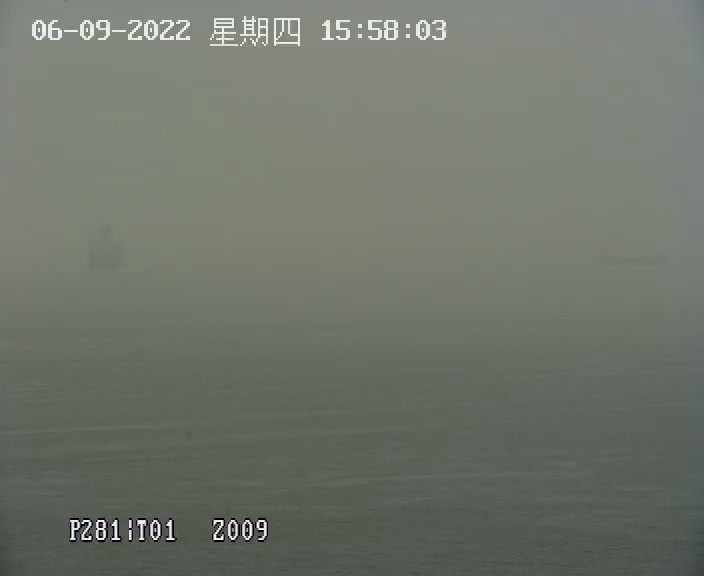
#> input picture paper_test/image/ 9.jpg, 704 x 576 px
$ python gaussian.py
#> lines starting #> are read from the running program, lines starting #| are printed output that depends on the picture
#> further down, img is the input picture: shape (576, 704, 3); mean B, G, R 107.6, 117.1, 111.6
import glob

import cv2
import matplotlib.pyplot as plt
import time
import torch
from skimage.filters import gaussian
from skimage import img_as_float,img_as_ubyte
from PIL import Image
import numpy
images = glob.glob('./images3/*.jpg')#读取所有jpg文件
# opencv转skimage
# img = cv2.cvtColor(img, cv2.COLOR_BGR2RGB)
# #skimage转opencv
# result3 = img_as_ubyte(result3)
# result3 = cv2.cvtColor(result3, cv2.COLOR_BGR2RGB)
from skimage import io
# >pip install scikit-image -i https://pypi.tuna.tsinghua.edu.cn/simple

# 叠加
def Overlay(img_1, img_2):
    mask = img_2 < 0.5
    img = 2 * img_1 * img_2 * mask + (1 - mask) * (1 - 2 * (1 - img_1) * (1 - img_2))

    return img


def time_sync():
    # PyTorch-accurate time
    if torch.cuda.is_available():
        torch.cuda.synchronize()
    return time.time()


# 限制对比度自适应直方图均衡化CLAHE
def clahe(image):
  b, g, r = cv2.split(image)
  clahe = cv2.createCLAHE(clipLimit=2.0, tileGridSize=(8, 8))
  b = clahe.apply(b)
  g = clahe.apply(g)
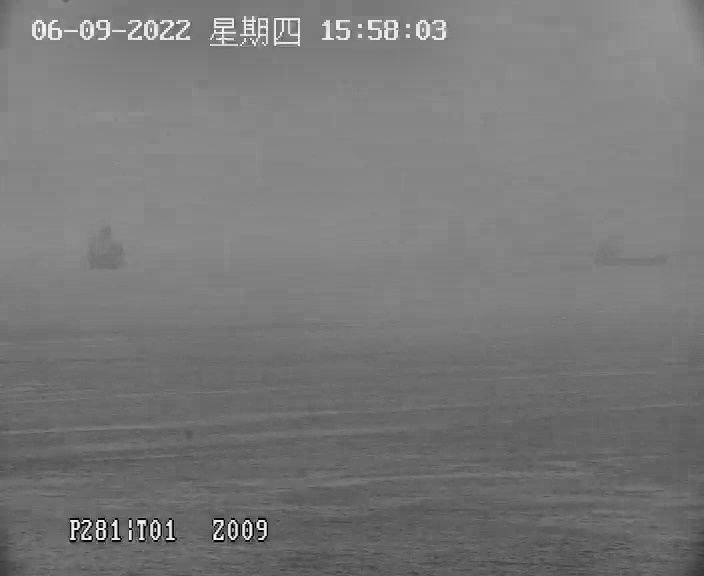
#> g: shape (576, 704); min 2, max 255, mean 120.5
  r = clahe.apply(r)
  image_clahe = cv2.merge([b, g, r])
  return image_clahe
def high_pass(image,number):
    img = cv2.imread(image)
    # opencv转skimage
    img = cv2.cvtColor(img, cv2.COLOR_BGR2RGB)
    img = img * 1.0
    gauss_out = gaussian(img, sigma=60)
    img_out = img - gauss_out + 127.0
    img_out = img_out / 255.0
    result=img / 255.0
    while number:
        result = Overlay(img_out, result)
        number=number-1
    return result

if __name__ == '__main__':
    #
    # img=cv2.imread('img.png')
    #
    # gaussian=cv2.GaussianBlur(img, (5, 5), 0)  # 5x5
    # gaussian=img-gaussian
    # gaussian=(gaussian+127)
    # # gaussian = cv2.addWeighted(gaussian, 0.1, img, 0.9, 0)
    # # cv2.imshow("o",img)
    # # cv2.imshow("gaussian",gaussian)
    # #
    # # cv2.waitKey(0)

    file_name = 'image/ 9.jpg'

    # img = io.imread(file_name)
    img = cv2.imread(file_name)
    # opencv转skimage
    img = cv2.cvtColor(img, cv2.COLOR_BGR2RGB)
    image_clahe = clahe(img)

    img = img * 1.0

    gauss_out = gaussian(img, sigma=60)
    # gauss_out = cv2.GaussianBlur(img, sigmaX=50,sigmaY=50,ksize=(3,3))
    img_out = img - gauss_out + 127.0
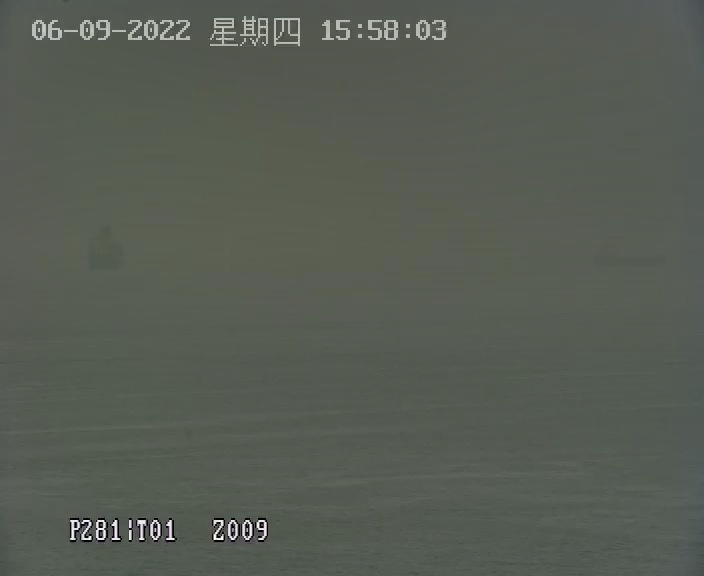
#> img_out: shape (576, 704, 3) float64; mean R, G, B 129.5, 134.9, 125.4; drawn with min black and max white

    img_out = img_out / 255.0

    # [11 lines of commented-out code are left out]
    result = Overlay(img_out, img / 255.0)
#> in Overlay, `mask = img_2 < 0.5`:
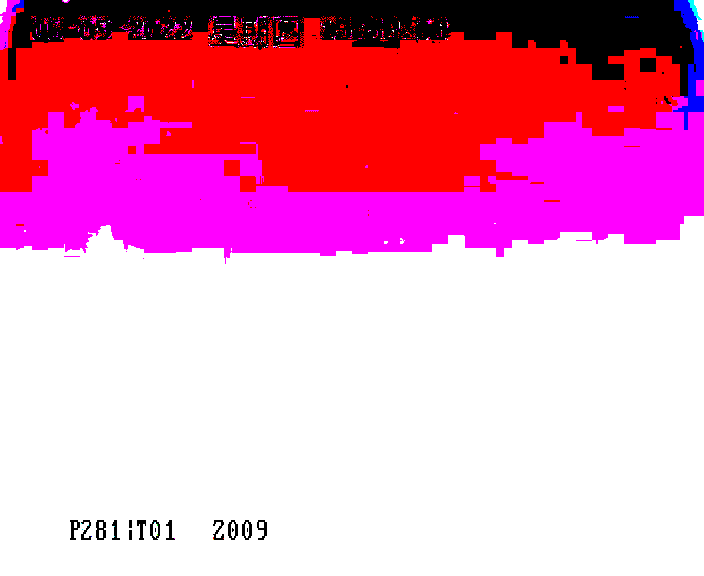
#> mask: shape (576, 704, 3) bool; mean of channels 0, 1, 2 0.738, 0.572, 0.922; drawn as B, G, R
    result1 = Overlay(img_out, result)
#> in Overlay (call 2), `mask = img_2 < 0.5`:
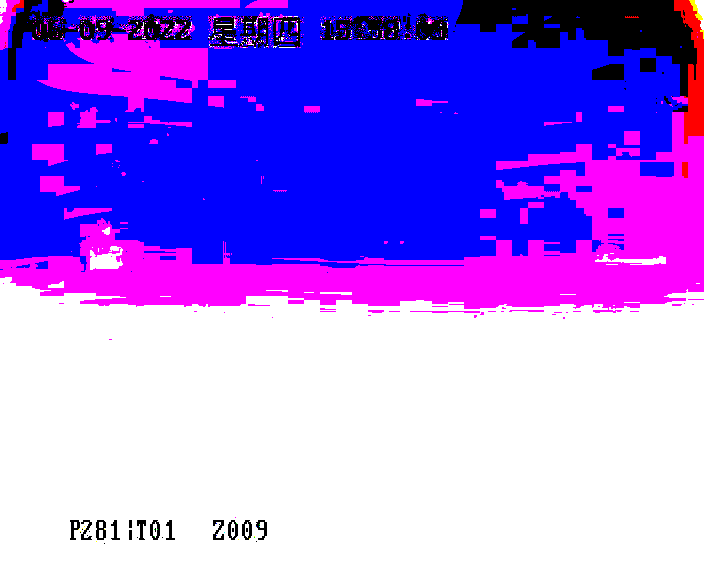
#> mask: shape (576, 704, 3) bool; mean R, G, B 0.635, 0.477, 0.948
    result2 = Overlay(img_out, result1)
#> in Overlay (call 3), `mask = img_2 < 0.5`:
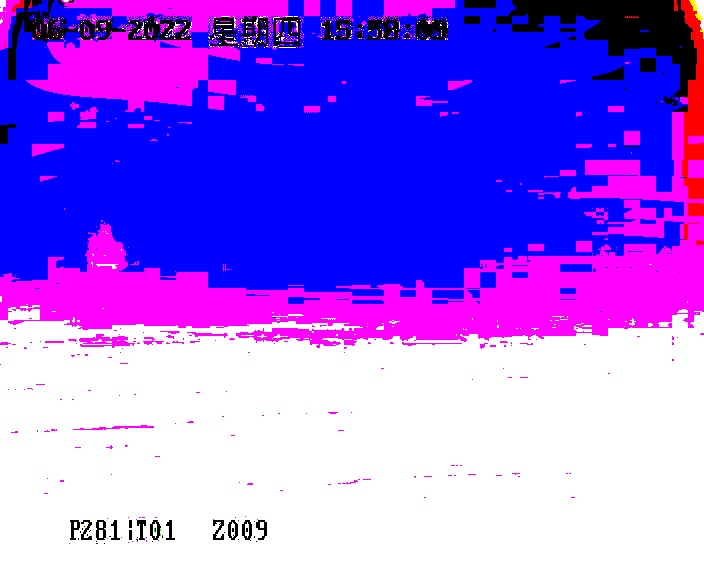
#> mask: shape (576, 704, 3) bool; mean R, G, B 0.598, 0.423, 0.953
#> in Overlay (call 3), `img = 2 * img_1 * img_2 * mask + (1 - mask) * (1 - 2 * (1 - img_1) * (..`:
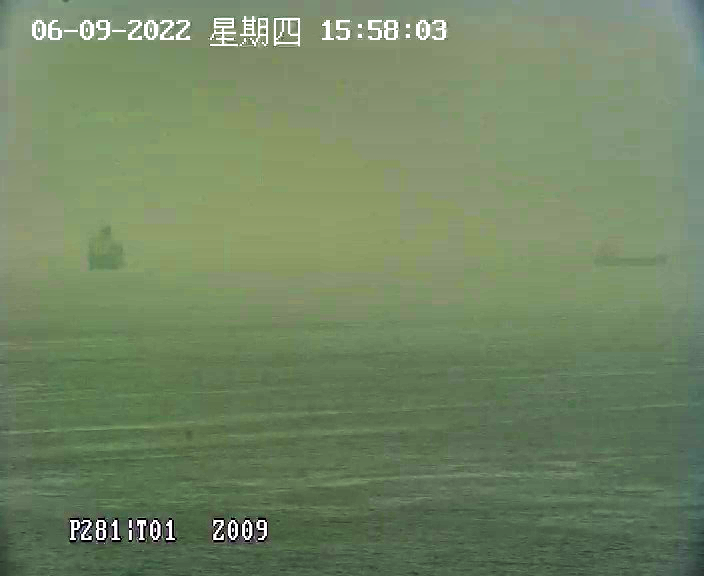
#> img: shape (576, 704, 3) float64; mean R, G, B 0.452, 0.527, 0.395; drawn with min black and max white
    result3 = Overlay(img_out, result2)
#> in Overlay (call 4), `mask = img_2 < 0.5`:
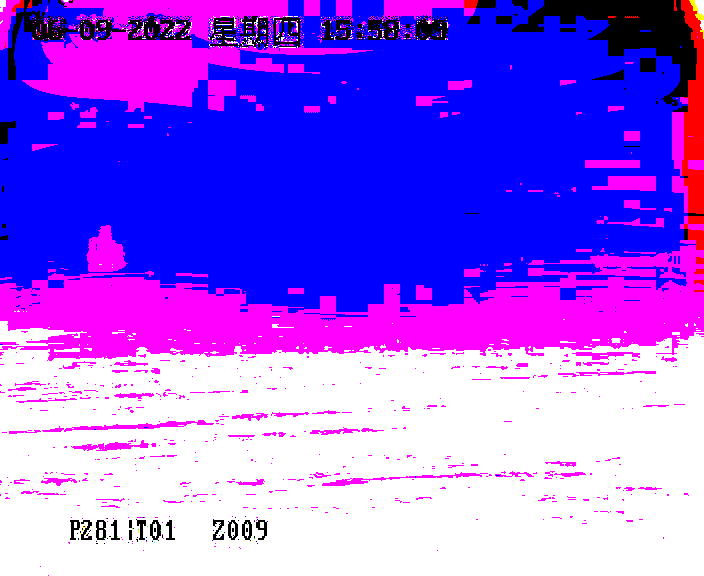
#> mask: shape (576, 704, 3) bool; mean R, G, B 0.578, 0.378, 0.953

    # [12 lines of commented-out code are left out]

    plt.figure()

    plt.imshow(img / 255.0)
    plt.title('Offical')
    plt.axis('off')

    # plt.figure(2)
    # plt.imshow(img_out)
    # plt.axis('off')
    # #
    plt.figure(3)
    plt.imshow(result)
    plt.axis('off')
    plt.figure(4)
    plt.imshow(result1)
    plt.axis('off')
    plt.figure(5)
    plt.imshow(result2)
    plt.axis('off')
    plt.figure(6)
    plt.imshow(result3)
    plt.title('result3')
    plt.axis('off')
    plt.figure(7)
    plt.imshow(image_clahe)
    plt.axis('off')
    plt.title('CLAHE')
    plt.show()

$ run again, with paper_test/image/ 1.jpg copied over paper_test/image/ 9.jpg
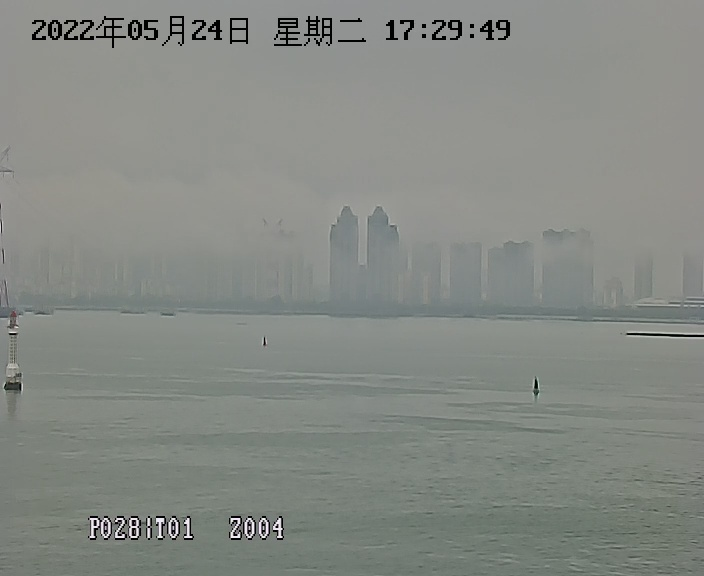
#> input picture paper_test/image/ 1.jpg, 704 x 576 px
#> img is the input picture: shape (576, 704, 3); mean B, G, R 132, 137.3, 133.3
#> in Overlay (call 4), `mask = img_2 < 0.5`:
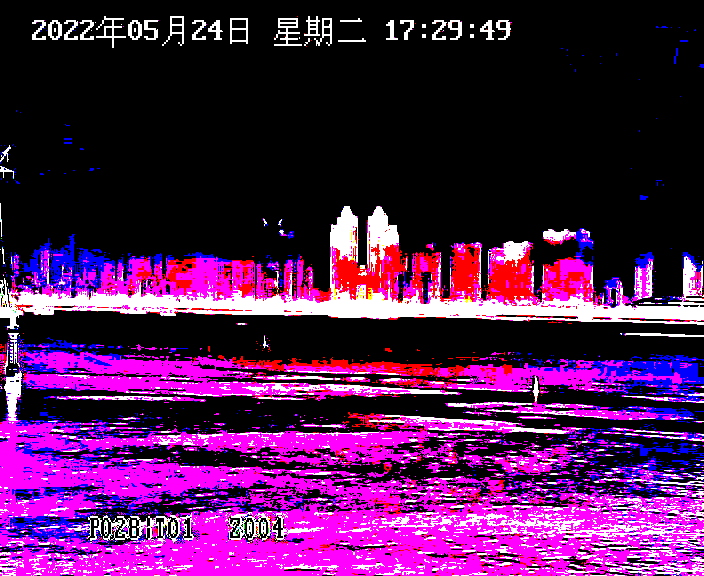
#> mask: shape (576, 704, 3) bool; mean R, G, B 0.325, 0.0987, 0.33
#> in Overlay (call 4), `img = 2 * img_1 * img_2 * mask + (1 - mask) * (1 - 2 * (1 - img_1) * (..`:
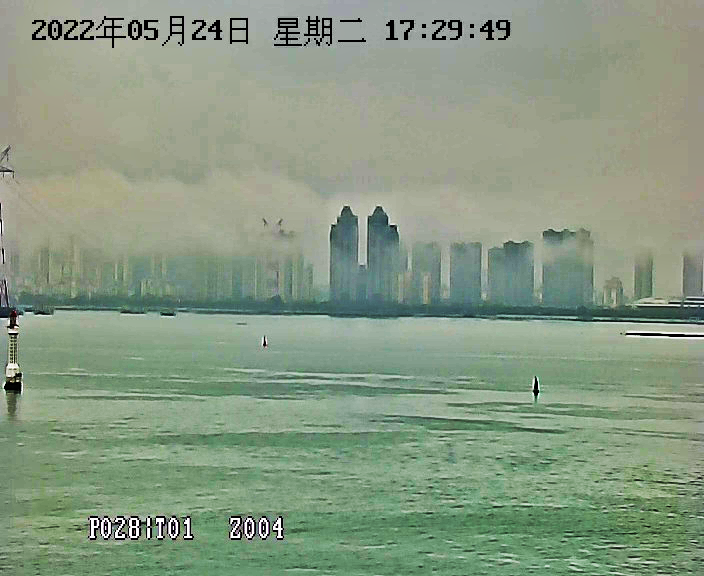
#> img: shape (576, 704, 3) float64; mean R, G, B 0.536, 0.602, 0.514
